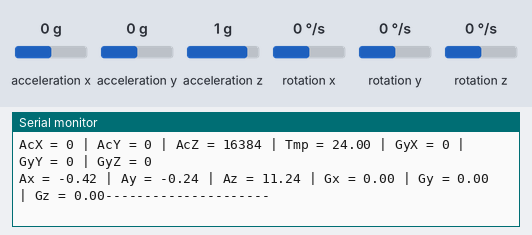
The sketch below on a simulated Arduino Uno, built with avr-gcc and run on an emulated ATmega328P. On the bench: the last lines printed to the serial monitor. Wiring (inferred from the names in the program): MPU-6050 motion sensor at I2C address 0x68. The test bench sets the inputs (shaded band); at power-on: acceleration x 0 g, acceleration z 1 g, acceleration y 0 g, rotation x 0 °/s, rotation y 0 °/s, rotation z 0 °/s.

Above: at 1.9 s.
2.0 s: acceleration x set to -1.4 g
At 3.2 s:
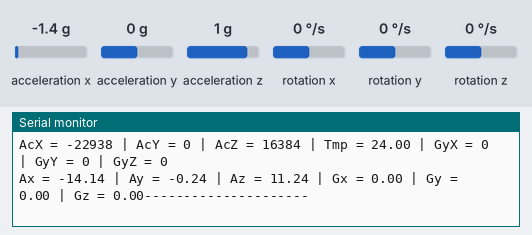
3.5 s: acceleration z set to 0 g
At 3.5 s:
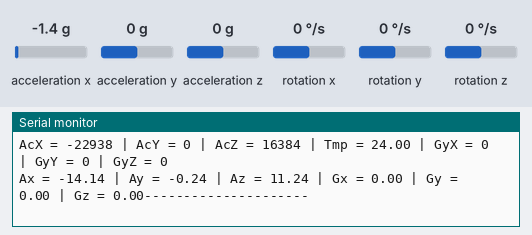
7.8 s: acceleration y set to -1.4 g
At 8.3 s:
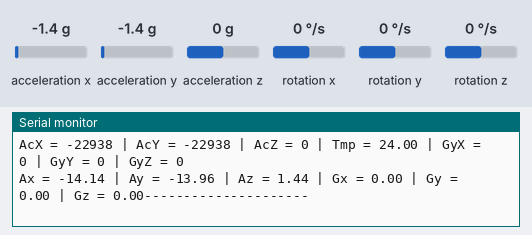
9.3 s: rotation x set to -192 °/s
At 10.5 s:
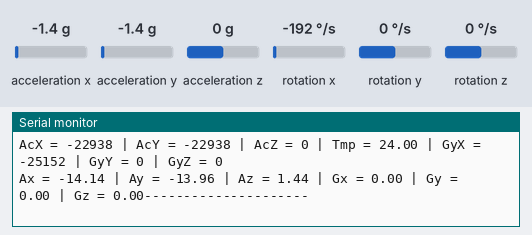
10.8 s: rotation y set to -192 °/s
At 12.1 s:
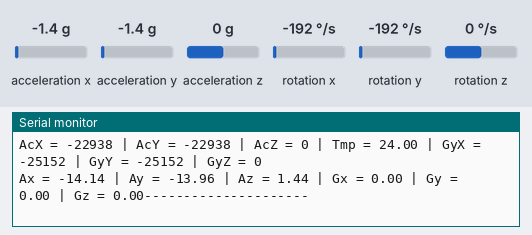

The sketch:

mpu6050_data.ino
```cpp
// MPU-6050 Short Example Sketch
// By Arduino User JohnChi
// August 17, 2014
// Public Domain
#include<Wire.h>
#include<math.h>
const int MPU_addr=0x68;  // I2C address of the MPU-6050
int16_t AcX,AcY,AcZ,Tmp,GyX,GyY,GyZ;
float Ax,Ay,Az,Gx,Gy,Gz;
float angleX0Z, angleY0Z;
const float g = 9.8; //gravity
void setup(){
  Wire.begin();
  Wire.beginTransmission(MPU_addr);
  Wire.write(0x6B);  // PWR_MGMT_1 register
  Wire.write(0);     // set to zero (wakes up the MPU-6050)
  Wire.endTransmission(true);
  Serial.begin(9600);
}
void loop(){
  Wire.beginTransmission(MPU_addr);
  Wire.write(0x3B);  // starting with register 0x3B (ACCEL_XOUT_H)
  Wire.endTransmission(false);
  Wire.requestFrom(MPU_addr,14,true);  // request a total of 14 registers
  AcX=Wire.read()<<8|Wire.read();  // 0x3B (ACCEL_XOUT_H) & 0x3C (ACCEL_XOUT_L)
  AcY=Wire.read()<<8|Wire.read();  // 0x3D (ACCEL_YOUT_H) & 0x3E (ACCEL_YOUT_L)
  AcZ=Wire.read()<<8|Wire.read();  // 0x3F (ACCEL_ZOUT_H) & 0x40 (ACCEL_ZOUT_L)
  Tmp=Wire.read()<<8|Wire.read();  // 0x41 (TEMP_OUT_H) & 0x42 (TEMP_OUT_L)
  GyX=Wire.read()<<8|Wire.read();  // 0x43 (GYRO_XOUT_H) & 0x44 (GYRO_XOUT_L)
  GyY=Wire.read()<<8|Wire.read();  // 0x45 (GYRO_YOUT_H) & 0x46 (GYRO_YOUT_L)
  GyZ=Wire.read()<<8|Wire.read();  // 0x47 (GYRO_ZOUT_H) & 0x48 (GYRO_ZOUT_L)
  Serial.print("AcX = "); Serial.print(AcX);
  Serial.print(" | AcY = "); Serial.print(AcY);
  Serial.print(" | AcZ = "); Serial.print(AcZ);
  Serial.print(" | Tmp = "); Serial.print(Tmp/340.00+36.53);  //equation for temperature in degrees C from datasheet
  Serial.print(" | GyX = "); Serial.print(GyX);
  Serial.print(" | GyY = "); Serial.print(GyY);
  Serial.print(" | GyZ = "); Serial.println(GyZ);

  Ax=2*9.8*(AcX-700)/32768;   //700
  Ay=2*9.8*(AcY-400)/32768;    //400
  Az=2*9.8*(AcZ+2400)/32768;    //-2400
  Gx=250*GyX/32768;
  Gy=250*GyY/32768;
  Gz=250*GyZ/32768;
  Serial.print("Ax = "); Serial.print(Ax);
  Serial.print(" | Ay = "); Serial.print(Ay);
  Serial.print(" | Az = "); Serial.print(Az);
  Serial.print(" | Gx = "); Serial.print(Gx);
  Serial.print(" | Gy = "); Serial.print(Gy);
  Serial.print(" | Gz = "); Serial.print(Gz);
  Serial.println("---------------------");

  delay(1000);
}
void initAngle(){
  Wire.beginTransmission(MPU_addr);
  Wire.write(0x3B);  // starting with register 0x3B (ACCEL_XOUT_H)
  Wire.endTransmission(false);
  Wire.requestFrom(MPU_addr,14,true);  // request a total of 14 registers
  AcX=Wire.read()<<8|Wire.read();  // 0x3B (ACCEL_XOUT_H) & 0x3C (ACCEL_XOUT_L)
  AcY=Wire.read()<<8|Wire.read();  // 0x3D (ACCEL_YOUT_H) & 0x3E (ACCEL_YOUT_L)
  AcZ=Wire.read()<<8|Wire.read();  // 0x3F (ACCEL_ZOUT_H) & 0x40 (ACCEL_ZOUT_L)
  angleX0Z = acos(sqrt(AcX*AcX+AcZ*AcZ)/g);
  angleY0Z = acos(sqrt(AcY*AcY+AcZ*AcZ)/g);
}
```

Measured:
- after the input at 2.0 s, the serial monitor: prints a new line after 0.23 s (image 1)
- after the input at 7.8 s, the serial monitor: prints a new line at once (image 3)
- after the input at 9.3 s, the serial monitor: prints a new line after 0.75 s (image 4)
- after the input at 10.8 s, the serial monitor: prints a new line after 0.38 s (image 5)
